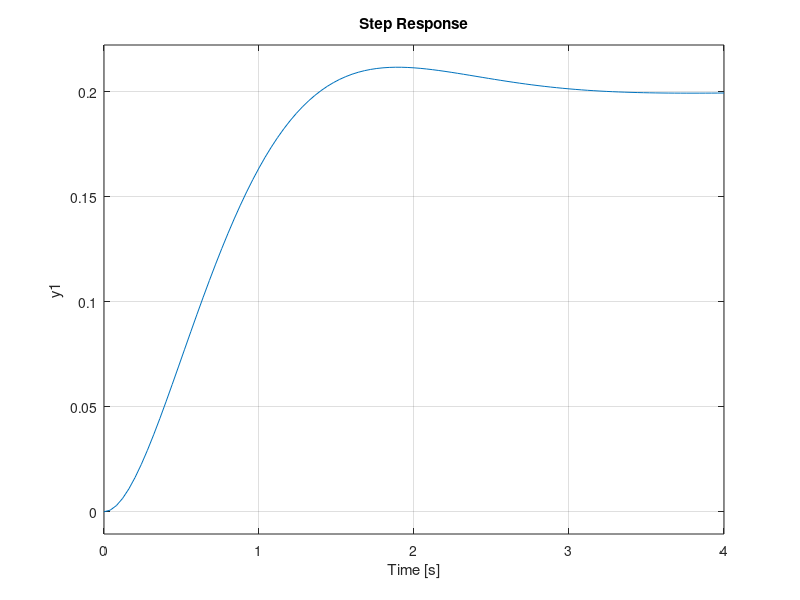

Write MATLAB code to recreate this figure.
r1 = [1 0 0]';
r2 = [0 1 0]';

T1 = rotz(180)*roty(90)*rotx(0)
T2 = rotx(0)*roty(90)*rotz(180)

T1*r1
T2*r2

s = tf('s');
G = 1/(s^2+3*s+5);
step(G)
